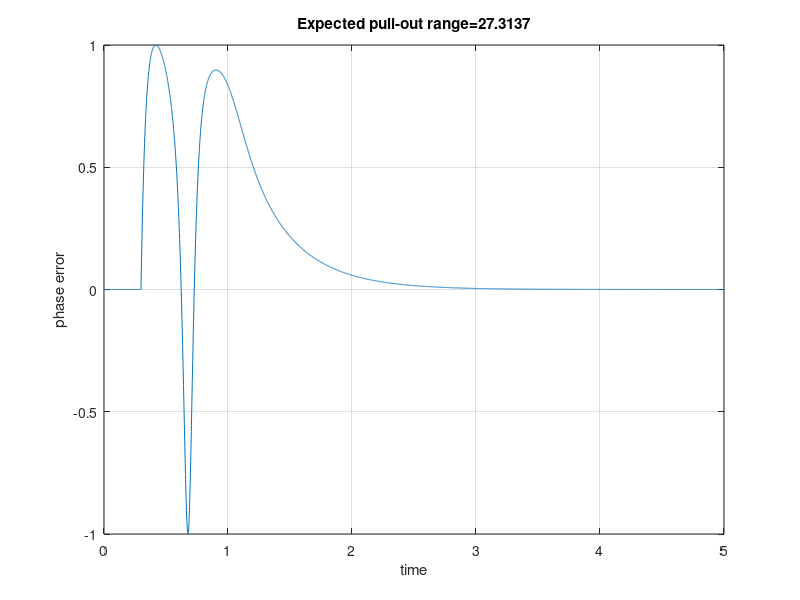

This chart was generated by the following MATLAB code:
%% https://github.com/VSHEV92/Synchronization_Systems_Models
clc; clear; close all; 

%% pull-out range - минимальное значение скачка в расстройке по частоте, 
%% при котором во время переходного процесса появится пропуск циклов.
%% Приближенная и эмпирическая формула получена с помощью фазовых диаграмм: delta_wpo = 1.8 * wn * (1 + ksi)
%% при Kd равном единице.Коэффициент усиления и амплитуда сигнала NCO равны 1.

%% Литература: Gardner Phaselock Technique p.57

Ts = 1e-3;                % шаг дискретизации
Tsim = 5;                 % время моделирования
Time = 0:Ts:Tsim;         
Nsamp = length(Time);     % число отсчетов

Kd = 1;   % коэффициент усиления фазового детектора
ksi = sqrt(2);            % декремент затухания 
BL = 5;                  % шумовая полоса
BL_n = BL * Ts;           % нормированная шумовая полоса

wn = 2 * BL / (ksi + 0.25/ksi);     % резонансная частота (рад/с)
delta_wpo = 1.8 * wn * (1 + ksi);   % ожидаемый pull-out range (рад/с)


%% входной сигнал
delta_w = 28;                            % расстройка по частоте в рад/c
stepTime = 0.3;                         % момент появления скачка
sampleStepTime = round(stepTime/Ts);  % номер отсчета, когда появляется скачек
indata = zeros(1, Nsamp);
for k = sampleStepTime:Nsamp
    indata(k) = indata(k-1) + delta_w * Ts;
endfor

%% ошибка по фазе, выход фильтра и фаза NCO
err = zeros(1, Nsamp);
nco_phase = zeros(1, Nsamp);
loop_filter_out = zeros(1, Nsamp);

%% прошлое значение в интегрирующей ветви
ki_out_last = 0;

kp = 4*ksi*BL_n / (ksi + 0.25/ksi) / Kd;        % усиление пропорциональной ветви
ki = 4*BL_n^2 / (ksi + 0.25/ksi)^2 / Kd;        % усиление интегрирующей ветви
for n = 2:Nsamp
    % вычисление ошибки
    err(n) = Kd * sin(indata(n) - nco_phase(n-1));

    % петлевой фильтр
    kp_out = kp * err(n);
    ki_out = ki * err(n) + ki_out_last;
    loop_filter_out(n) = kp_out + ki_out;
    ki_out_last = ki_out;

    % вычисление фазы NCO
    nco_phase(n) = nco_phase(n-1) + loop_filter_out(n); 
endfor

plot(Time, err); grid on;
xlabel('time'); ylabel('phase error')
title(num2str(delta_wpo, 'Expected pull-out range=%-d'))



